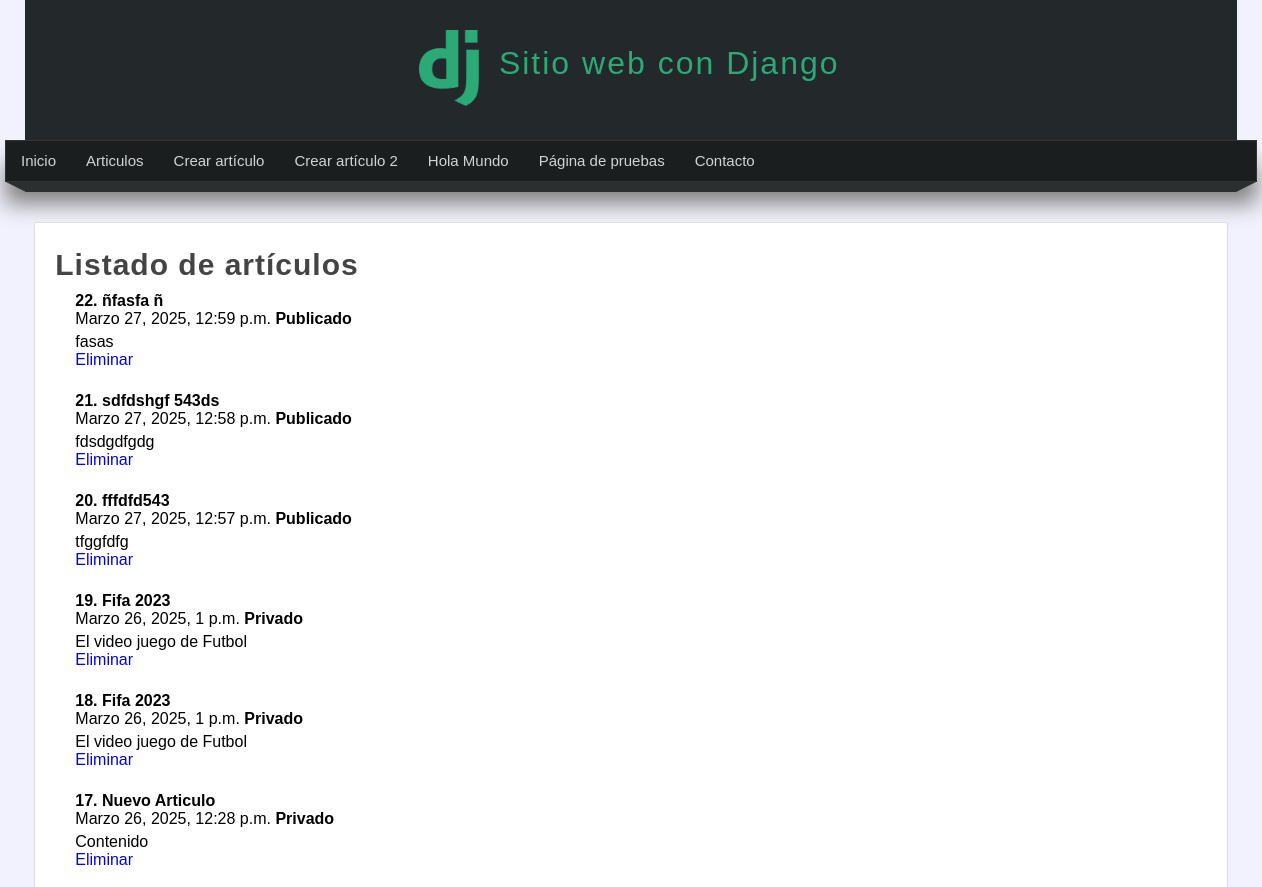
/articulos/ (upper part), run on an earlier commit of the app's database.
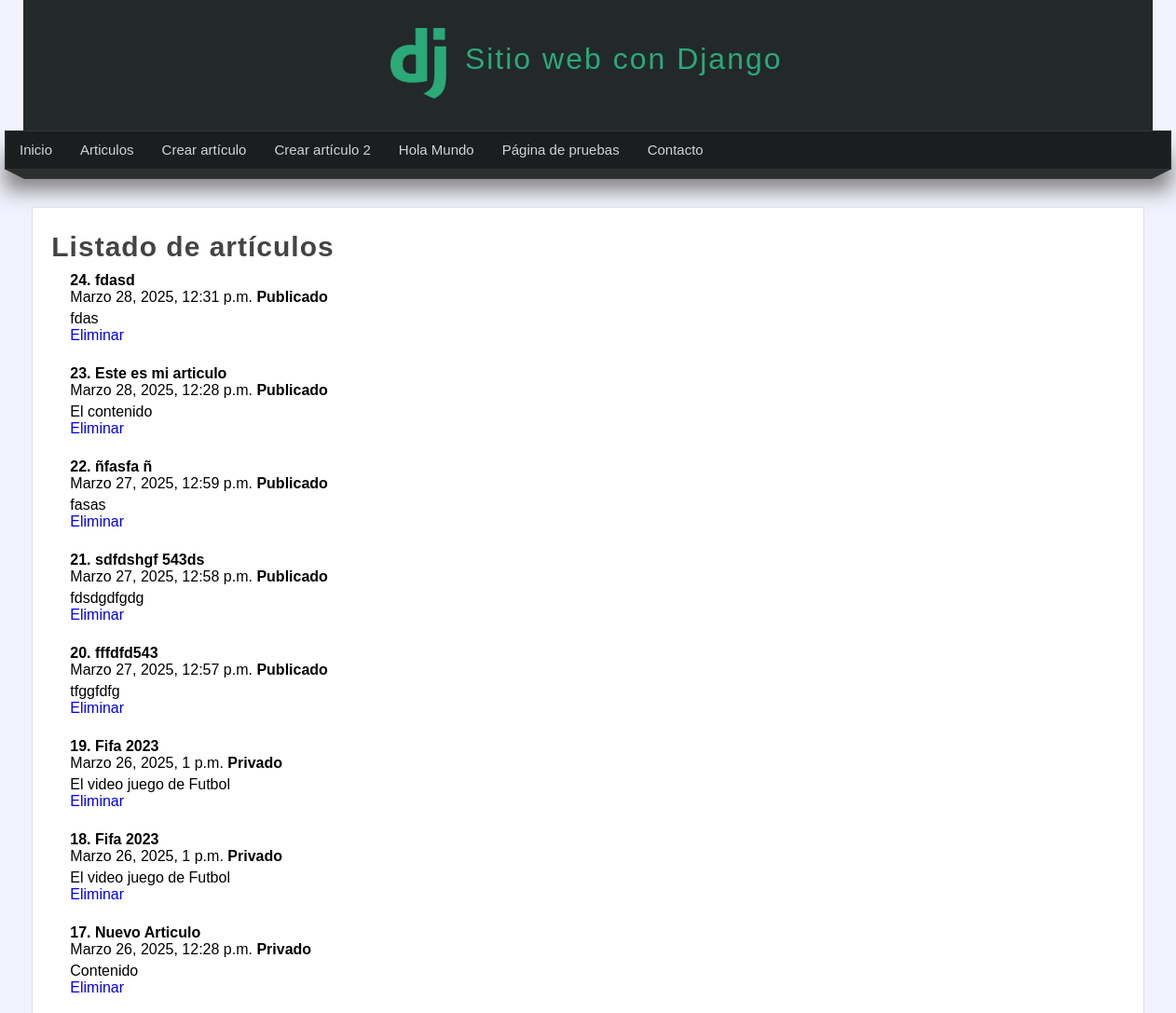
And on a later commit of the database.
### miapp/models.py (models this page shows, shortened)
class Article(models.Model):
    title = models.CharField(max_length=150, verbose_name="Título")
    content = models.TextField(verbose_name="Contenido")
    image = models.ImageField(default='null', verbose_name="Miniatura")
    public = models.BooleanField(verbose_name="¿Pulicado?")
    created_at = models.DateTimeField(auto_now_add=True)
    updated_at = models.DateTimeField(auto_now=True)
    class Meta:
        verbose_name = "Artículo"
        verbose_name_plural = "Artículos"
        ordering = ['-created_at']

### miapp/views.py (the view)
# urls.py: path('articulos/', views.articulos, name="articulos"),
def articulos(request):
    articulos = Article.objects.all().order_by('-id')
    """
    articulos = Article.objects.filter(id__lte=11, title__contains="2") # esto es un AND

    articulos = Article.objects.filter(
        Q(title__contains="2") | Q(public="True")
    ) # PAra usar OR

    articulos = Article.objects.filter(
                                    title="Articulo",
                                ).exclude(
                                    public=False
                                )
    """
    return render(request, 'articulos.html', {
        'articulos': articulos
    })

### miapp/templates/articulos.html (shortened to what this page needs)
{%  extends 'layout.html'%}
{% load filters %}
{% block content %}
<h1 class="title">Listado de artículos</h1>
    <ul>
        {% for articulo in articulos %}
            <h4>{{articulo.id}}. {{articulo.title}}</h4>
            <span>{{articulo.created_at}}</span>
            {% if  articulo.public %}
                <strong>Publicado</strong>
            {% else %}
                <strong>Privado</strong>
            {% endif %}
            <p>
                {{articulo.content}}
                <br>
                <a href="{% url 'borrar' id=articulo.id %}">Eliminar</a>
            </p>
            <br/>
        {% endfor %}
    </ul>
{% endblock %}

What changed in the data, as far as the page shows it:
added Article: id "24", title "fdasd", created_at "Marzo 28, 2025, 12:31 p.m.", public "Publicado", content "fdas"
added Article: id "23", title "Este es mi articulo", created_at "Marzo 28, 2025, 12:28 p.m.", public "Publicado", content "El contenido"
